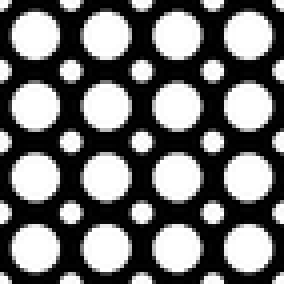
#> input picture project2/polka.png, 71 x 71 px, shrunk from 128 x 128 before the run (shown 4 times larger)
$ python blob_detection.py   (older library calls are emulated)
#> lines starting #> are read from the running program, lines starting #| are printed output that depends on the picture
### project2/common.py
import numpy as np
from matplotlib import pyplot as plt
from PIL import Image


def read_img(path, greyscale=True):
    img = Image.open(path)
    if greyscale:
        img = img.convert('L')
    else:
        img = img.convert('RGB')
    return np.array(img).astype(np.float)


# [7 lines left out: function save_img, not called in this run]


def find_maxima(scale_space, k_xy=5, k_s=1):
    # Extract the peak x,y locations from scale space
    # Input
    #   scale_space: Scale space of size HxWxS
    #   k: neighborhood in x and y
    #   ks: neighborhood in scale
    #
    # Output
    #   list of (x,y) tuples; x<W and y<H
    if len(scale_space.shape) == 2:
        scale_space = scale_space[:, :, None]

    H, W, S = scale_space.shape
    maxima = []
    for i in range(H):
        for j in range(W):
            for s in range(S):
                # extracts a local neighborhood of max size
                # (2k_xy+1, 2k_xy+1, 2k_s+1)
                neighbors = scale_space[max(0, i - k_xy):min(i + k_xy, H),
                                        max(0, j - k_xy):min(j + k_xy, W),
                                        max(0, s - k_s):min(s + k_s, S)]
                mid_pixel = scale_space[i, j, s]
                num_neighbors = np.prod(neighbors.shape) - 1
                # if mid_pixel > all the neighbors; append maxima
                if np.sum(mid_pixel > neighbors) == num_neighbors:
                    maxima.append((i, j, s))
    return maxima


def visualize_scale_space(scale_space, min_sigma, k, file_path=None):
    # Visualizes the scale space
    # Input
    #   scale_space: scale space of size HxWxS
    #   min_sigma: the minimum sigma used
    #   k: the sigma multiplier
    if len(scale_space.shape) == 2:
        scale_space = scale_space[:, :, None]
    H, W, S = scale_space.shape

    # number of subplots
    p_h = int(np.floor(np.sqrt(S)))
    p_w = int(np.ceil(S / p_h))
    for i in range(S):
        plt.subplot(p_h, p_w, i + 1)
        plt.axis('off')
        plt.title('{:.1f}:{:.1f}'.format(min_sigma * k**i,
                                         min_sigma * k**(i + 1)))
        plt.imshow(scale_space[:, :, i])

    # plot or save to fig
    if file_path:
        plt.savefig(file_path, dpi=300)
    else:
        plt.show()


def visualize_maxima(image, maxima, min_sigma, k, file_path=None):
    # Visualizes the maxima on a given image
    # Input
    #   image: image of size HxW
    #   maxima: list of (x,y) tuples; x<W, y<H
    #   file_path: path to save image. if None, display to screen
    # Output-   None
    H, W = image.shape
    fig, ax = plt.subplots(1)
    ax.imshow(image)
    for maximum in maxima:
        y, x, s = maximum
        assert x < W and y < H and x >= 0 and y >= 0
        radius = np.sqrt(2 * min_sigma * (k**s))
        circ = plt.Circle((x, y), radius, color='r', fill=False)
        ax.add_patch(circ)

    if file_path:
        plt.savefig(file_path)
    else:
        plt.show()

### project2/filters.py
import os

import numpy as np

from common import read_img, save_img


# [45 lines left out: functions image_patches, convolve, not called in this run]

def gaussian_kernel(size=3, sigma=np.sqrt(1/(2*np.log(2)))):
    """Returns a 2D Gaussian kernel.
    Parameters
    ----------
    size : float, the kernel size (will be square)

    sigma : float, the sigma Gaussian parameter

    Returns
    -------
    out : array, shape = (size, size)
      an array with the centered gaussian kernel
    """
    x = np.linspace(- (size // 2), size // 2, size)
    x /= np.sqrt(2)*sigma
    x2 = x**2
    kernel = np.exp(- x2[:, None] - x2[None, :])
    return kernel / kernel.sum()


# [110 lines left out: functions edge_detection, sobel_operator, steerable_filter, main, not called in this run]


# [2 lines that do not run on import are left out]

### project2/blob_detection.py
import os
import numpy as np
from common import (find_maxima, read_img, visualize_maxima,
                    visualize_scale_space)
from filters import *
from scipy import signal

def gaussian_filter(image, sigma):
    # Given an image, apply a Gaussian filter with the input kernel size
    # and standard deviation
    # Input
    #   image: image of size HxW
    #   sigma: scalar standard deviation of Gaussian Kernel
    #
    # Output
    #   Gaussian filtered image of size HxW
    H, W = image.shape
    # -- good heuristic way of setting kernel size
    kernel_size = int(2 * np.ceil(2 * sigma) + 1)

    # Ensure that the kernel size isn't too big and is odd
    kernel_size = min(kernel_size, min(H, W) // 2)
    if kernel_size % 2 == 0:
        kernel_size = kernel_size + 1

    # gaussian filtering of size kernel_size x kernel_size
    gauss = gaussian_kernel(kernel_size, sigma)
    output = signal.convolve2d(image, gauss, boundary='symm', mode='same') # TODO: my convolve functionworks not well here:( Why?
    return output


def scale_space(image, min_sigma, k=np.sqrt(2), S=8):
    # Calculates a DoG scale space of the image
    # Input
    #   image: image of size HxW
    #   min_sigma: smallest sigma in scale space
    #   k: scalar multiplier for scale space
    #   S: number of scales considers
    #
    # Output
    #   Scale Space of size HxWx(S-1)
    output = np.zeros((image.shape[0], image.shape[1], S-1))
    for i in range(S-1):
        guass_1 = gaussian_filter(image, min_sigma*(k**i))
        guass_2 = gaussian_filter(image, min_sigma*(k**(i+1)))
        output[:,:,i] = guass_2 - guass_1

    return output


def main():
    image = read_img('polka.png')
#> in read_img, img is the input picture: PIL image 71x71 L; min 0, max 255, mean 114.9

    # Create directory for polka_detections
    if not os.path.exists("./polka_detections"):
        os.makedirs("./polka_detections")

    # -- Detecting Polka Dots
    print("Detect small polka dots")
    # -- Detect Small Circles
    sigma_1, sigma_2 = 10,12
    gauss_1 = gaussian_filter(image,sigma_1)
    gauss_2 = gaussian_filter(image,sigma_2)
#> call 2 of gaussian_filter, with sigma = 12
#> in gaussian_filter (call 2), `output = signal.convolve2d(image, gauss, boundary='symm', mode='same')`:
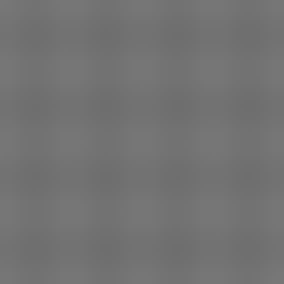
#> output: shape (71, 71) float64 (shown 4 times larger); min 110.7, max 119.3, mean 114.9


    # calculate difference of gaussians
    DoG_small = gauss_2-gauss_1
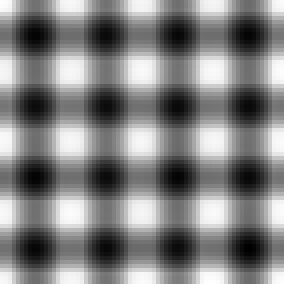
#> DoG_small: shape (71, 71) float64 (shown 4 times larger); min -0.861, max 0.842, mean 1.68e-13; drawn with min black and max white

    # visualize maxima
    maxima = find_maxima(DoG_small, k_xy=int(sigma_1))
#> after the loop in find_maxima, `for i in range(H):`: maxima = 25 items, first 6: (0, 0, 0), (0, 17, 0), (0, 35, 0), (0, 53, 0), (0, 70, 0), (17, 0, 0)
    visualize_scale_space(DoG_small, sigma_1, sigma_2 / sigma_1,
                          './polka_detections/polka_small_DoG.png')
#> in visualize_scale_space, `H, W, S = scale_space.shape`: H = 71; S = 1
    visualize_maxima(image, maxima, sigma_1, sigma_2 / sigma_1,
                     './polka_detections/polka_small.png')
#> in visualize_maxima, `H, W = image.shape`: H = 71
#> the loop in visualize_maxima, `for maximum in maxima:` made 25 passes
#> (maximum, y, x) on passes 1 to 12: ((0, 0, 0), 0, 0), ((0, 17, 0), 0, 17), ((0, 35, 0), 0, 35), ((0, 53, 0), 0, 53), ((0, 70, 0), 0, 70), ((17, 0, 0), 17, 0), ((17, 17, 0), 17, 17), ((17, 35, 0), 17, 35), ((17, 53, 0), 17, 53), ((17, 70, 0), 17, 70), ((35, 0, 0), 35, 0), ((35, 17, 0), 35, 17)

    # -- Detect Large Circles
    print("Detect large polka dots")
    sigma_1, sigma_2 = 56,58
    gauss_1 = gaussian_filter(image,sigma_1)
    gauss_2 = gaussian_filter(image,sigma_2)

    # calculate difference of gaussians
    DoG_large = gauss_2-gauss_1
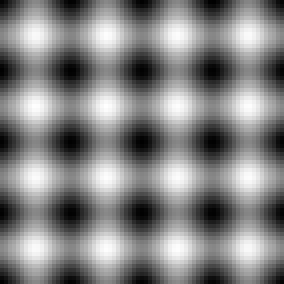
#> DoG_large: shape (71, 71) float64 (shown 4 times larger); min -0.0183, max 0.0171, mean 2.88e-14; drawn with min black and max white

    # visualize maxima
    # Value of k_xy is a sugguestion; feel free to change it as you wish.
    maxima = find_maxima(DoG_large, k_xy=10)
#> maxima = [(8, 8, 0), (8, 26, 0), (8, 44, 0), (8, 62, 0), (26, 8, 0), (26, 26, 0), (26, 44, 0), (26, 62, 0), (44, 8, 0), (44, 26, 0), (44, 44, 0), (44, 62, 0), (62, 8, 0), (62, 26, 0), (62, 44, 0), (62, 62, 0)]
    visualize_scale_space(DoG_large, sigma_1, sigma_2 / sigma_1,
                          './polka_detections/polka_large_DoG.png')
#> call 2 of visualize_scale_space, with min_sigma = 56, k = 1.04, file_path = './polka_detections/polka_large_DoG.png'
#> in visualize_scale_space (call 2), `plt.savefig(file_path, dpi=300)`:
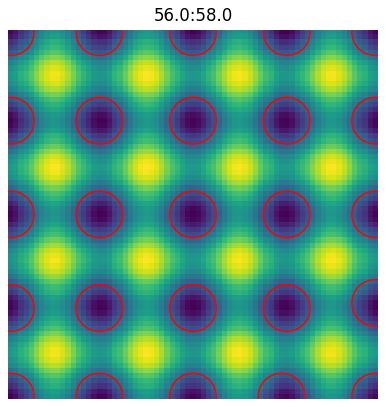
#> figure drawn by matplotlib, 1 panel
    visualize_maxima(image, maxima, sigma_1, sigma_2 / sigma_1,
                     './polka_detections/polka_large.png')
#> call 2 of visualize_maxima, with min_sigma = 56, k = 1.04, file_path = './polka_detections/polka_large.png'
#> the loop in visualize_maxima (call 2), `for maximum in maxima:` made 16 passes
#> (maximum, y, x) on passes 1 to 12: ((8, 8, 0), 8, 8), ((8, 26, 0), 8, 26), ((8, 44, 0), 8, 44), ((8, 62, 0), 8, 62), ((26, 8, 0), 26, 8), ((26, 26, 0), 26, 26), ((26, 44, 0), 26, 44), ((26, 62, 0), 26, 62), ((44, 8, 0), 44, 8), ((44, 26, 0), 44, 26), ((44, 44, 0), 44, 44), ((44, 62, 0), 44, 62)
#> in visualize_maxima (call 2), `plt.savefig(file_path)`:
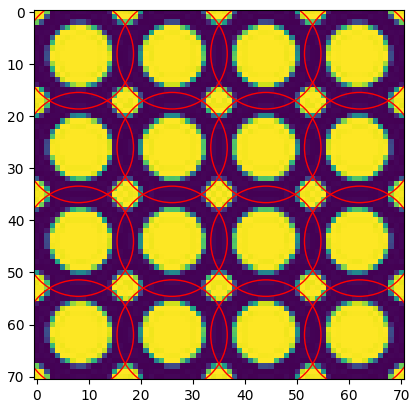
#> figure drawn by matplotlib, 1 panel

    # try to find both polka dots
    min_sigma = 10
    spaces=scale_space(image,min_sigma)
#> the loop in scale_space, `for i in range(S-1):` made 7 passes
#> pass 1, in gaussian_kernel (call 5), `kernel = np.exp(- x2[:, None] - x2[None, :])`:
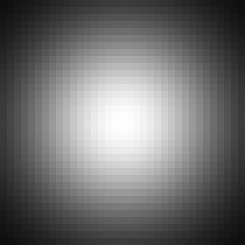
#> kernel: shape (35, 35) float64 (shown 7 times larger); min 0.0556, max 1, mean 0.434
#> pass 1, in gaussian_filter (call 6), `gauss = gaussian_kernel(kernel_size, sigma)`:
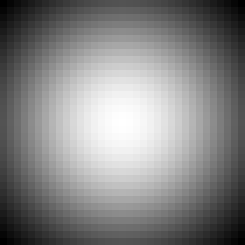
#> gauss: shape (35, 35) float64 (shown 7 times larger); min 0.000305, max 0.00129, mean 0.000816; drawn with min black and max white
    maxima = find_maxima(spaces, k_xy=18)
#> maxima = [(2, 2, 0), (20, 68, 0), (33, 2, 0), (50, 68, 0), (68, 50, 0)]
#> (the run stopped early here; a loop or call above may not have finished)
